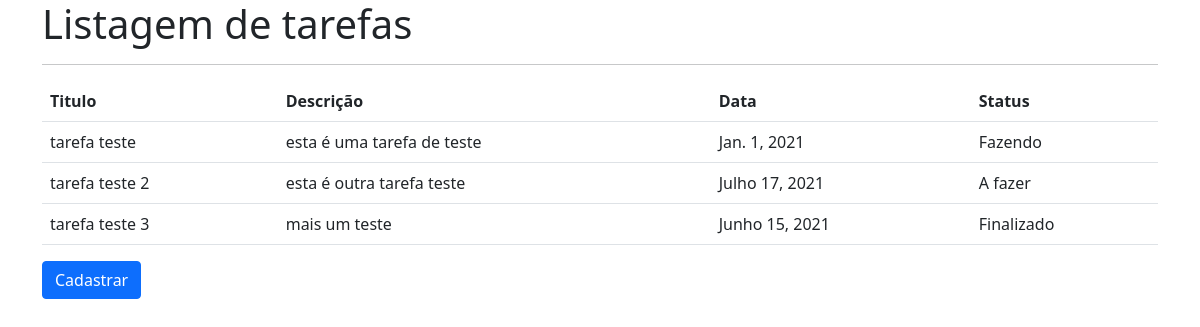
Page /app/listar_tarefas on the committed database.
### app/models.py (models this page shows)
class Tarefa(models.Model):
    STATUS_CHOICE = [
        (1, "A fazer"),
        (2, "Fazendo"),
        (3, "Finalizado")
    ]
    titulo = models.CharField(max_length=50, null=False, blank=False)
    descricao = models.TextField(null=False, blank=False)
    data = models.DateField(null=False, blank=False)
    status = models.IntegerField(choices=STATUS_CHOICE, null=False, blank=False)

### app/views.py (the view)
# urls.py: path('listar_tarefas', listar_tarefas, name='listar_tarefas'),
def listar_tarefas(request):
    tarefas = Tarefa.objects.all()
    return render(request, 'listar_tarefas.html', {'tarefas': tarefas})

### app/templates/listar_tarefas.html
{% extends 'base.html' %}
{% block conteudo %}
<h1>Listagem de tarefas</h1>
<hr>
<table class="table">
  <tr>
    <th>Titulo</th>
    <th>Descrição</th>
    <th>Data</th>
    <th>Status</th>
  </tr>
    {% for tarefa in tarefas %}
  <tr>
    <td>{{tarefa.titulo}}</td>
    <td>{{tarefa.descricao}}</td>
    <td>{{tarefa.data}}</td>
    <td>{{tarefa.get_status_display}}</td>
  </tr>
    {% endfor %}
</table>
<a href="{% url 'cadastrar_tarefa' %}" class="btn btn-primary">Cadastrar</a>
{% endblock conteudo %}

### app/templates/base.html (shortened to what this page needs)
<!DOCTYPE html>
<html lang="en">
<head>
    <link rel="stylesheet" href="https://cdn.jsdelivr.net/npm/bootstrap@5.0.2/dist/css/bootstrap.min.css">
</head>
<body class="container">
{% block conteudo %}
{% endblock conteudo %}
</body>
</html>

### rows in the picture
Tarefa: titulo "tarefa teste", descricao "esta é uma tarefa de teste", data "Jan. 1, 2021", status "Fazendo"
Tarefa: titulo "tarefa teste 2", descricao "esta é outra tarefa teste", data "Julho 17, 2021", status "A fazer"
Tarefa: titulo "tarefa teste 3", descricao "mais um teste", data "Junho 15, 2021", status "Finalizado"
